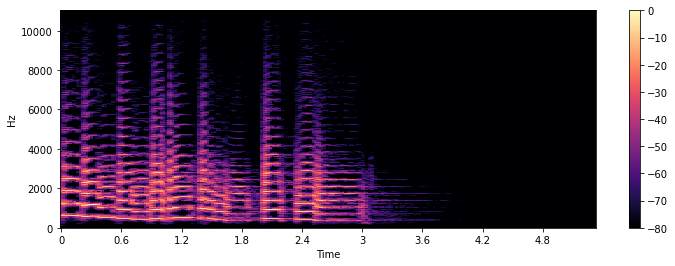

Recreate this plot in Python.
# -*- coding: utf-8 -*-
"""
Created on Sun Nov 19 12:55:22 2023

@author: wrona
"""
import librosa
import numpy as np
import librosa.display
import matplotlib.pyplot as plt

array, sampling_rate = librosa.load(librosa.ex("trumpet"))

D = librosa.stft(array)
S_db = librosa.amplitude_to_db(np.abs(D), ref=np.max)

plt.figure().set_figwidth(12)
librosa.display.specshow(S_db, x_axis="time", y_axis="hz")
plt.colorbar()
